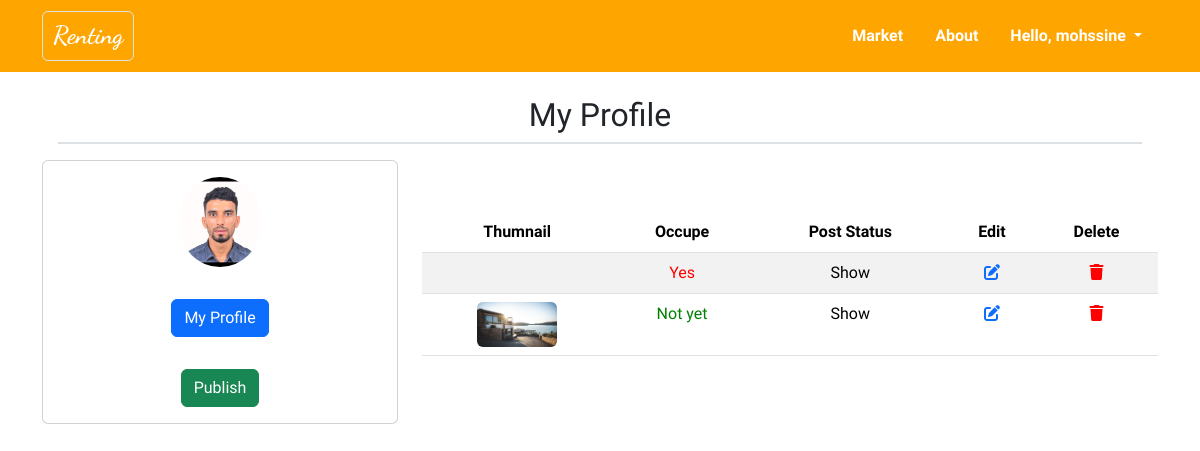
Screenshot of /profile (signed in) with the database file from the repository.
### app/models.py (models this page shows, shortened)
class Renter(models.Model):
    user = models.OneToOneField(User, on_delete=models.CASCADE)
    phone = models.PositiveIntegerField(null=True, blank=True)
    address = models.CharField(max_length=200, null=True, blank=True)
    image = models.ImageField(upload_to="profile_images",null=True, blank=True )

class Appartement(models.Model):
    user = models.ForeignKey(User, on_delete=models.CASCADE)
    renter = models.ForeignKey(Renter, on_delete=models.CASCADE, null=True, blank=True)
    city = models.CharField(max_length=50, choices=CITIES)
    address = models.CharField(max_length=200)
    is_fork = models.BooleanField(blank=True, default=False)
    price = models.PositiveIntegerField(default=0.00)
    period = models.CharField(max_length=50, choices=PERIOD, default='mois')
    size = models.FloatField(default=0.00, help_text="size in M*M")
    tage = models.CharField(max_length=50, choices=NUMBER)
    rooms = models.PositiveIntegerField(default=0)
    bathroom = models.PositiveIntegerField(default=0)
    kitchen = models.PositiveIntegerField(default=0)
    image1 = models.ImageField( upload_to="apt-images", blank=True, null=True)
    image2 = models.ImageField(upload_to="apt-images", blank=True, null=True)
    image3 = models.ImageField(upload_to="apt-images", blank=True, null=True)
    image4 = models.ImageField(upload_to="apt-images", blank=True, null=True)
    image5 = models.ImageField(blank=True, null=True)
    status = models.CharField(max_length=50, choices=STATUS, default='show', null=True)
    occupied = models.BooleanField(default=False, null=True)
    description = models.TextField(null=True, blank=True)
    created_at = models.DateTimeField(auto_now_add=True, null=True)

### app/views.py (the view)
# urls.py: path("profile", views.profile, name="profile"),
def profile(request):
    user = request.user
    renter = Renter.objects.filter(user = user).first
    user_posts = Appartement.objects.filter(user = user)
    context = {"user_posts": user_posts, 'renter': renter}
    return render(request, 'app/accounts/profile.html', context)

### app/templates/app/accounts/profile.html (shortened to what this page needs)
{% extends 'app/home.html' %}
{% load static %}
{% block content %}
<div class="container text-center">
  <h2 class="m-3 p-2 border-bottom border-2">My Profile</h2>
  <div class="row d-flex justify-content-center align-items-center">
    <div class="col-lg-4 col-sm-12">
      <div class="card">
        <div class="card-body m-0">
          {% if renter.image %}
          <img class="card-img-top rounded-pill" style="max-width: 80px;" src="{{renter.image.url}}" alt="image profile">
          {% else %}
          <img class="card-img-top rounded-pill" src="{% static 'images/owner.jpg' %}" alt="Card image cap">
          {% endif %}
        </div>
        <div class="card-body m-0">
           <a class="btn btn-primary rounded" href="{% url 'update_profile' %}">My Profile</a>
        </div>
        <div class="card-body m-0">
          <a class="btn btn-success rounded" href="{% url 'publish' %}">Publish</a>
        </div>
      </div>
    </div>
    <div class="col-lg-8 col-sm-12">
      <table class="table table-striped">
        <thead>
          <tr>
            <th scope="col">Thumnail</th>
            <th scope="col">Occupe</th>
            <th scope="col">Post Status</th>
            <th scope="col">Edit</th>
            <th scope="col">Delete</th>
          </tr>
        </thead>
        <tbody>
            {% for item in user_posts %}
          <tr>
            <td ><img width="80px" class="rounded" src="{{item.image1.url}}" alt=""></td>
            {% if item.occupied %}
            <td style="color: red;">Yes</td>
            {% else %}
            <td style="color:green;">Not yet</td>
            {% endif %}
            <td class="{{item.status}}">{{item.status}}</td>
            <td><a href="{% url 'editpost' item.id %}"><i class="fa-solid fa-pen-to-square"></i></a></td>
            <td><a style="color: red;" href="{% url 'deletepost' item.id %}"><i class="fa-solid fa-trash"></i></a></td>
          </tr>
          {% endfor %}
        </tbody>
      </table>
    </div>
  </div>
</div>
{% endblock content %}

### app/templates/app/home.html (shortened to what this page needs)
{% load static %}
<!DOCTYPE html>
<html lang="en">
<head>
       <link rel="stylesheet" href="{% static 'css/normalize.css' %}">
       <link href="https://cdn.jsdelivr.net/npm/bootstrap@5.3.1/dist/css/bootstrap.min.css" rel="stylesheet"
>
    <link rel="stylesheet" href="{% static 'css/style.css' %}">
    <link rel="stylesheet" href="{% static 'css/all.min.css' %}">
</head>
<body>
    {% include 'app/nav/nav.html' %}
    {% block content %}
    {% endblock content %}
</body>
</html>

### app/templates/app/nav/nav.html (shortened to what this page needs)
<nav class="navbar navbar-expand-lg sticky-top ">
    <div class="container">
      <a class="navbar-brand logo-title fw-bold border rounded " href="{% url 'index' %}">Renting</a>
      <div class="collapse navbar-collapse" id="navbarSupportedContent">
        <ul class="navbar-nav ms-auto mb-2 mb-lg-0">
          <li class="nav-item">
            <a class="nav-link p-2 p-lg-3 " aria-current="page" href="{% url 'market' %}">Market </a>
          </li>
          <li class="nav-item">
            <a class="nav-link p-2 p-lg-3" href="#">About</a>
          </li>
          {% if request.user.is_authenticated %}
          <li class="nav-item dropdown">
            <a class="nav-link p-2 p-lg-3 dropdown-toggle" href="#" role="button" data-bs-toggle="dropdown" aria-expanded="false">
              Hello, {{user.username}}
            </a>
          </li>
        </ul>
        {% else %}
       <a class="btn btn-primary rounded-bill p-2 p-lg-3" href="{% url 'loginView' %}">Login</a>
       {% endif %}
      </div>
    </div>
  </nav>

### static/css/style.css (style rules this page uses)
body { font-family: 'Balsamiq Sans', cursive; }
.navbar { background-color: orange; }
.logo-title { font-family: 'Dancing Script', cursive; color: white; font-size: 25px; padding-left: 10px; padding-right: 10px; }
.navbar .navbar-nav .nav-link { color: white; font-weight: bold; }

### rows the page displays
Renter: image (placeholder picture)
Appartement: occupied "Yes", status "Show"
Appartement: image1 (picture), occupied "Not yet", status "Show"

### other values shown
{{ user.username }} "mohssine"
